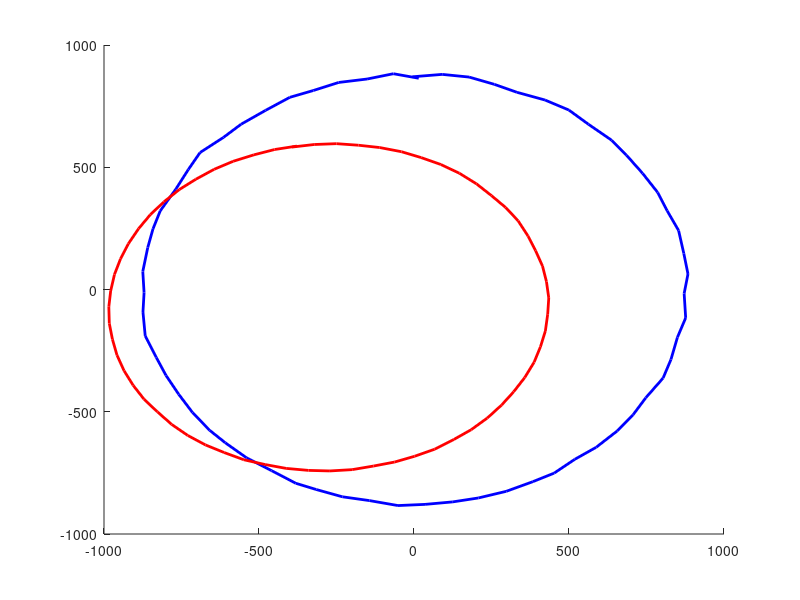

The MATLAB script that drew this image: (Note: this script raises an error after producing the figure.)
%% Script to test the pipeline.
% clear all;
close all;

% Create a circle.
t = 0:.1:2*pi+.1;
P = [5*sin(t); 5*cos(t); -3*ones(size(t))];

% Intrinsic matrix.
% K = [526.37013657 0 313.68782938; 0 526.37013657 259.01834898; 0 0 1];
K = [526.37013657 0 0; 0 526.37013657 0; 0 0 1];
f = 526.37013657;
k1 = 0;
k2 = 0;


% Create extrinsic matrices. (Camera to World).
deg = -20;
deg2 = -10;
M1 = eye(3, 4);
R = [1 0 0; 0 cosd(deg) -sind(deg); 0 sind(deg) cosd(deg)]*[cosd(deg2) -sind(deg2) 0; sind(deg2) cosd(deg2) 0; 0 0 1];
t = [2; 2; 2];
C2 = [R t]; % Location of camera.
M2 = [R' -R'*t];

% Create the simulated points from the first camera.
p1 = M1*[P; ones(1, 64)];
% Normalize so the third coordinate is 1.
p1 = -p1./p1(3, 3);
% Radial distortion
len_p1 = sum(p1.^2);
len_p1 = [len_p1; len_p1; zeros(1, 64)];
p1 = f*(1 + k1*len_p1 + k2*len_p1.^2).*p1;
p1(3, :) = ones(1, 64);


% Create the simulated points from the second camera.
p2 = M2*[P; ones(1, 64)];
% Normalize so the third coordinate is 1.
p2 = -p2./p2(3, 3);
% Radial distortion
len_p2 = sum(p2.^2);
len_p2 = [len_p2; len_p2; zeros(1, 64)];
p2 = f*(1 + k1*len_p2 + k2*len_p2.^2).*p2;
p2(3, :) = ones(1, 64);


% Add noise to the observed points.
p1(1:2, :) = p1(1:2, :) + 5*randn(2, 64);
p2(1:2, :) = p2(1:2, :) + randn(2, 64);

figure;
hold on;
plot(p1(1, :), p1(2, :), 'b', 'LineWidth', 2);
plot(p2(1, :), p2(2, :), 'r', 'LineWidth', 2);

%% Test the function.
% Derive the rotation and translation of the camera given the point
% correspondences.
[H, E, F] = computeEssentialMatrix(p1(1:2, :)', p2(1:2, :)');

norm(H(1:3, 1:3) - M2(:, 1:3), 'fro')

%% Evaluate the function:
% Estimate scale.
H(1:3, 4) = H(1:3, 4) * 30;

% Calculate the 3D points that correspond to the given H matrix.
P2 = triangulate(K*eye(3, 4), p1', K*H(1:3, :), p2');

%% Visualize the generated 3D pointcloud.
figure;
hold on;
axis equal;
plot3(P2(:, 1), P2(:, 2), P2(:, 3), 'b.--');
axis([-5 5 -5 5 -5 5]);
colors = ['r' 'g' 'b'];
% Plot the first camera.
o = M1(:, 4);
for i=1:3
    caxis = [o o+1*M1(:, i)];
    plot3(caxis(1, :), caxis(2, :), caxis(3, :), colors(i), 'LineWidth', 2);
end
plot3(o(1), o(2), o(3), 'bx', 'MarkerSize', 10);
% Plot the second camera.
o = C2(:, 4);
for i=1:3
    caxis = [o o+1*C2(:, i)];
    plot3(caxis(1, :), caxis(2, :), caxis(3, :), colors(i), 'LineWidth', 2);
end
plot3(o(1), o(2), o(3), 'ro', 'MarkerSize', 10);

%% Output results to a file for bundle adjustment

fid = fopen('test_pipeline_results.txt', 'w');
fprintf(fid, '%d %d %d\n', 2, size(P, 2), 2*size(P, 2));

% Print the observations.
fprintf(fid, '%d %d %f %f\n', [zeros(1, size(p1, 2)); 0:size(p1, 2)-1; p1(1, :); p1(2, :)]);
fprintf(fid, '%d %d %f %f\n', [ones(1, size(p2, 2)); 0:size(p2, 2)-1; p2(1, :); p2(2, :)]);

% Calculate the Rodrigues vector for the second camera.
theta = acos((trace(H(1:3, 1:3))-1)/2);
v = 1/(2*sin(theta)) * [H(3, 2)-H(2, 3); H(1, 3)-H(3, 1); H(2, 1)-H(1, 2)];
v = v*theta;

% Print the camera matrices.
fprintf(fid, '%f\n', [0 0 0 0 0 0 f k1 k2]);
fprintf(fid, '%f\n', [v(1) v(2) v(3) H(1, 4) H(2, 4), H(3, 4) f k1 k2]);

% Print the points.
fprintf(fid, '%f\n', P2(:, 1:3)');

fclose(fid);


%% Read in and plot results from bundle adjustment

fid = fopen('solver_result_points.txt');
data = fscanf(fid, '%f\n', Inf);
R = data(1:3);
T = data(4:6);
P3 = data(7:end);

% Reshape the bundle-adjusted points and scale.
P3 = reshape(P3, 3, size(P3, 1)/3)';
P3 = P3;

% Build the transformation matrix for the second camera.
theta = norm(R);
E = R/theta;
Ex = [0 -E(3) E(2); E(3) 0 -E(1); -E(2) E(1) 0];
R = eye(3)*cos(theta) + (1 - cos(theta))*E*E' + Ex*sin(theta);
C = [R T];

figure;
hold on;
axis equal;
plot3(P3(:, 1), P3(:, 2), P3(:, 3), 'b.--');
colors = ['r' 'g' 'b'];
% Plot the first camera.
o = M1(:, 4);
for i=1:3
    caxis = [o o+1*M1(:, i)];
    plot3(caxis(1, :), caxis(2, :), caxis(3, :), colors(i), 'LineWidth', 2);
end
plot3(o(1), o(2), o(3), 'bx', 'MarkerSize', 10);
% Plot the second camera.
o = C(:, 4);
for i=1:3
    caxis = [o o+1*C(:, i)];
    plot3(caxis(1, :), caxis(2, :), caxis(3, :), colors(i), 'LineWidth', 2);
end
plot3(o(1), o(2), o(3), 'ro', 'MarkerSize', 10);

